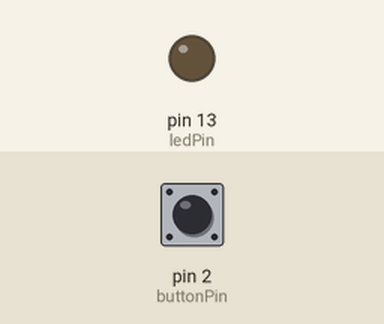
Simulated run of this sketch. Board: Arduino Uno, built with avr-gcc and run on an emulated ATmega328P. Parts: output pins drawn as LEDs (lit = HIGH). Inputs (shaded band) come from the test bench; at power-on: pin 2 (buttonPin) LOW.

Above: at 1.2 s.
1.3 s: pin 2 (buttonPin) pulled HIGH for 0.15 s
At 1.38 s:
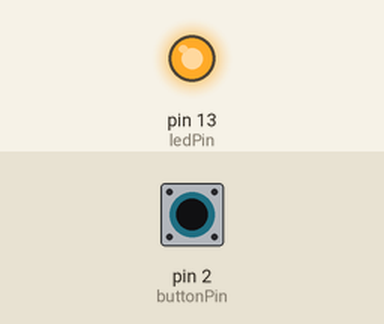
2.9 s: pin 2 (buttonPin) pulled HIGH for 3.2 s
At 6.9 s:
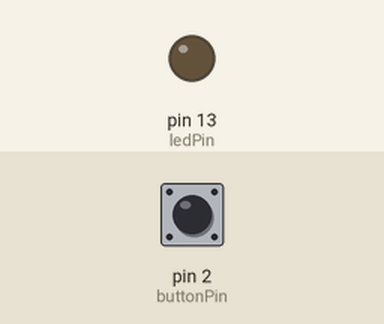
Timing chart, 0 to 8.4 s (numbered marks = the images above; inputs shaded):
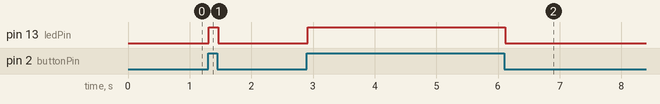

Measured:
- after the input at 1.3 s, pin 13 (ledPin): LOW → HIGH at once, → LOW 0.15 s later
- after the input at 2.9 s, pin 13 (ledPin): LOW → HIGH at once, → LOW 3.2 s later

The sketch:

Ex_basico02.ino
```cpp
const int ledPin = 13;
const int buttonPin = 2;
int readPin;
void setup() {
  pinMode(ledPin, OUTPUT);
  pinMode(buttonPin, INPUT);
}

void loop() {
  readPin=digitalRead(buttonPin);  // Gera um sinal PWM no LED proporcional ao valor do sensor
  delay(10);  // Aguarda 100 milissegundos
  digitalWrite(ledPin, readPin);  // Liga o LED
}
```
